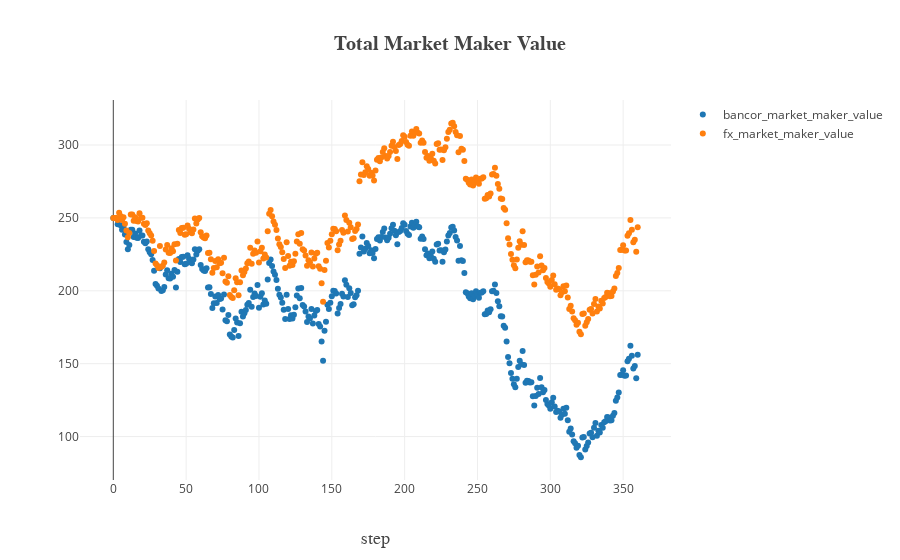

Notebook source saved alongside this figure:
### Markdown cell above
In the above figure, c_balance_fx gives the connector balance if the smart toke supply would have been adjusted as in the Bancor case but by paying the fx rate of the centralized exchange without slippage.

### Code cell
# Show value of bancor market maker vs centralized exchange total value
results_df['bancor_market_maker_value'] = results_df['contracted_s_tokens_value'] + results_df['c_balance']
results_df['fx_market_maker_value'] = results_df['contracted_s_tokens_value'] + results_df['c_balance_fx']

iplot_dict = plotly_from_df(results_df[['bancor_market_maker_value', 'fx_market_maker_value']], title='Total Market Maker Value', xlabel='step')
plotly.offline.iplot(iplot_dict)

### Figure 1 — Plotly figure (JSON) as saved in the notebook; plotly's stock layout.template omitted (floating-point values rounded to 4 significant figures; data arrays with more than 128 entries replaced by an {"elided": "..."} marker saying what was removed)
{"data": [{"mode": "markers", "name": "bancor_market_maker_value", "type": "scatter", "uid": "9855400a-3fec-4280-bfd6-138349abfa61", "visible": true, "x": {"elided": "361 int values"}, "y": {"elided": "361 float values"}}, {"mode": "markers", "name": "fx_market_maker_value", "type": "scatter", "uid": "1e3f17fe-ccc6-416f-ad11-53cbde62ee48", "visible": true, "x": {"elided": "361 int values"}, "y": {"elided": "361 float values"}}], "layout": {"title": "<b>Total Market Maker Value</b>", "titlefont": {"family": "Computer Modern", "size": 20}, "width": 900, "xaxis": {"title": "step", "titlefont": {"family": "Computer Modern", "size": 18}}, "yaxis": {"autorange": true, "title": "", "titlefont": {"family": "Computer Modern", "size": 18}, "type": "linear"}}}
